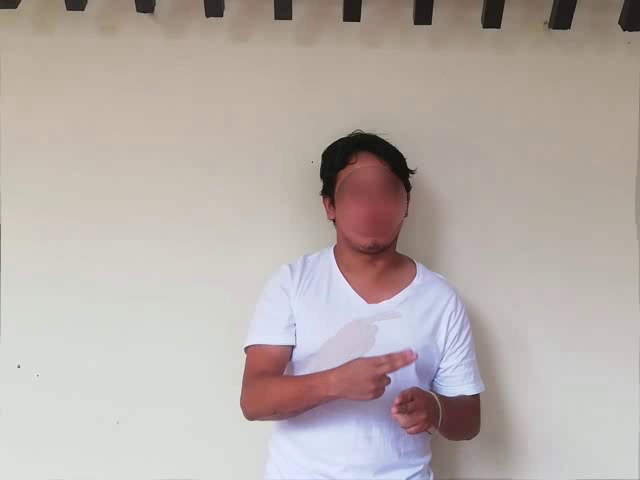
#> input picture frame 5 of app/videos/real/NOMBRE_body.mp4, 640 x 480 px, given in place of nombre.mp4, which was not available
$ python process_anime_nombre.py
#> lines starting #> are read from the running program, lines starting #| are printed output that depends on the picture; pictures that were not available may be replaced by others from this repository, and a replacement may not be noted
import cv2
import os
import shutil
from PIL import Image

src_video = r'C:\Users\abner\Desktop\exis aplicacion lenguaje de señas\videos\nombre.mp4'
anime_dir = r'C:\Users\abner\Desktop\exis aplicacion lenguaje de señas\app\videos\anime'
os.makedirs(anime_dir, exist_ok=True)

dst_body_mp4 = os.path.join(anime_dir, 'NOMBRE_body.mp4')
dst_body_webp = os.path.join(anime_dir, 'NOMBRE_body.webp')
dst_hand_mp4 = os.path.join(anime_dir, 'NOMBRE_hand.mp4')
dst_hand_webp = os.path.join(anime_dir, 'NOMBRE_hand.webp')

# 1. Copy body MP4
shutil.copyfile(src_video, dst_body_mp4)
print(f"Copied body MP4 to {dst_body_mp4} ({os.path.getsize(dst_body_mp4)} bytes)")

# 2. Read video
cap = cv2.VideoCapture(src_video)
fps = cap.get(cv2.CAP_PROP_FPS) or 24.0
total_frames = int(cap.get(cv2.CAP_PROP_FRAME_COUNT))
w = int(cap.get(cv2.CAP_PROP_FRAME_WIDTH))
h = int(cap.get(cv2.CAP_PROP_FRAME_HEIGHT))
print(f"NOMBRE source video: {w}x{h}, {fps} fps, {total_frames} frames")

# Set up hand crop writer (480 x 480)
crop_w, crop_h = 480, 480
x_start = (w - crop_w) // 2  # (864 - 480)//2 = 192
y_start = (h - crop_h) // 2  # (496 - 480)//2 = 8
fourcc = cv2.VideoWriter_fourcc(*'mp4v')
hand_writer = cv2.VideoWriter(dst_hand_mp4, fourcc, fps, (crop_w, crop_h))

body_pil_frames = []
hand_pil_frames = []

step = 2 if total_frames > 60 else 1

frame_idx = 0
while True:
    ret, frame = cap.read()
#> frame is the input picture: shape (480, 640, 3); mean B, G, R 169, 173.5, 182.8
    if not ret:
        break

    # Hand crop
    hand_crop = frame[y_start:y_start+crop_h, x_start:x_start+crop_w]
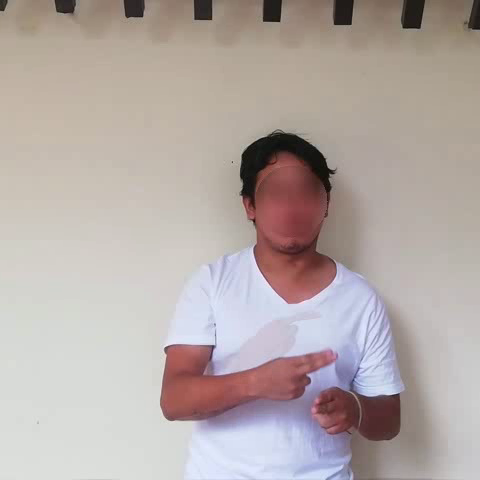
#> hand_crop: shape (480, 480, 3); mean B, G, R 166.4, 169.5, 180.1
    hand_writer.write(hand_crop)

    # WebP frames
    if frame_idx % step == 0:
        rgb_body = cv2.cvtColor(frame, cv2.COLOR_BGR2RGB)
        im_body = Image.fromarray(rgb_body).resize((640, 360), Image.Resampling.LANCZOS)
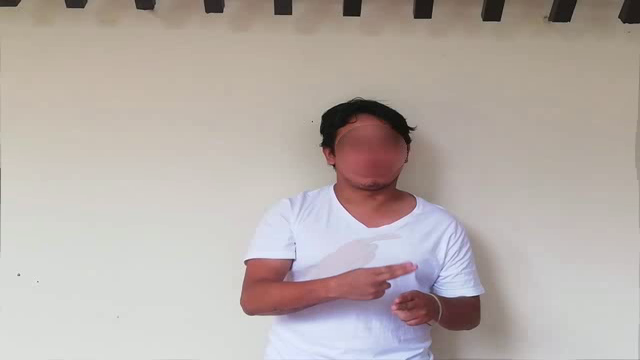
#> im_body: PIL image 640x360 RGB; mean R, G, B 182.8, 173.5, 169
        body_pil_frames.append(im_body)

        rgb_hand = cv2.cvtColor(hand_crop, cv2.COLOR_BGR2RGB)
        im_hand = Image.fromarray(rgb_hand).resize((360, 360), Image.Resampling.LANCZOS)
        hand_pil_frames.append(im_hand)

    frame_idx += 1

cap.release()
hand_writer.release()
print(f"Hand MP4 created: {dst_hand_mp4} ({os.path.getsize(dst_hand_mp4)} bytes)")

# Save WebP fallbacks
duration_ms = int(1000 / (fps / step))
if body_pil_frames:
    body_pil_frames[0].save(
        dst_body_webp,
        save_all=True,
        append_images=body_pil_frames[1:],
        duration=duration_ms,
        loop=0,
        quality=75,
        method=4
    )
    print(f"Body WebP created: {dst_body_webp} ({os.path.getsize(dst_body_webp)} bytes)")

if hand_pil_frames:
    hand_pil_frames[0].save(
        dst_hand_webp,
        save_all=True,
        append_images=hand_pil_frames[1:],
        duration=duration_ms,
        loop=0,
        quality=75,
        method=4
    )
    print(f"Hand WebP created: {dst_hand_webp} ({os.path.getsize(dst_hand_webp)} bytes)")

print("All NOMBRE anime assets generated successfully!")

$ run again, starting later in the video
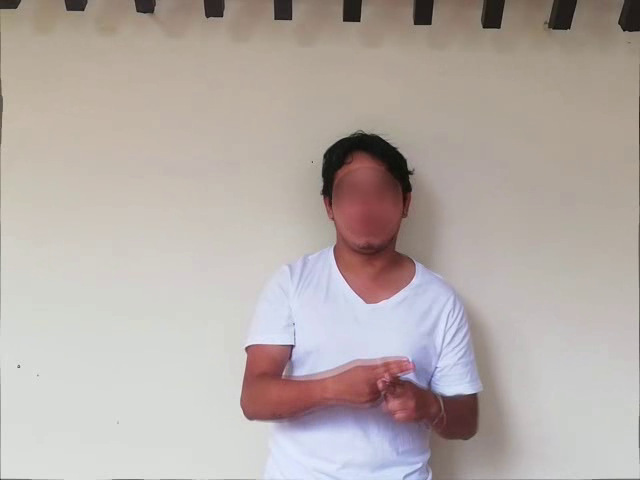
#> input picture frame 22 of app/videos/real/NOMBRE_body.mp4, 640 x 480 px, given in place of nombre.mp4, which was not available
#> frame is the input picture: shape (480, 640, 3); mean B, G, R 167.3, 171.7, 181.1
#> `hand_crop = frame[y_start:y_start+crop_h, x_start:x_start+crop_w]`:
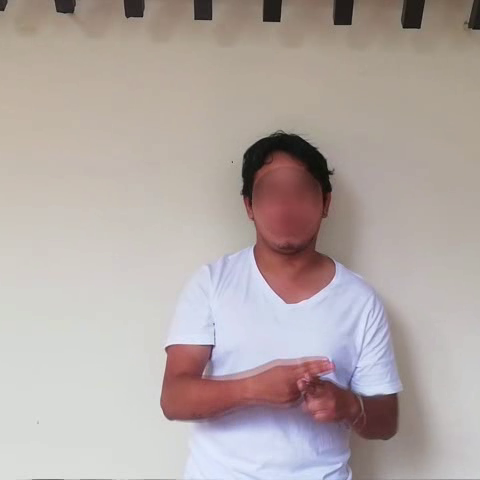
#> hand_crop: shape (480, 480, 3); mean B, G, R 164.9, 167.9, 178.6
#> `im_body = Image.fromarray(rgb_body).resize((640, 360), Image.Resamplin..`:
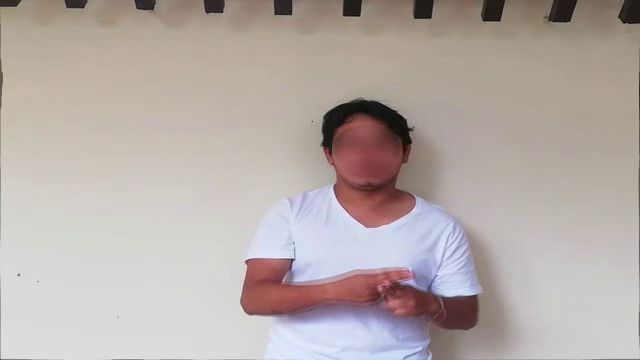
#> im_body: PIL image 640x360 RGB; mean R, G, B 181.1, 171.7, 167.3
